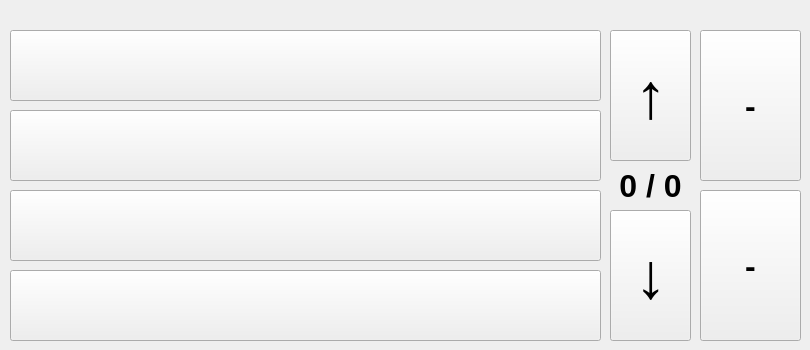
    <widget class="QWidget" name="ROUTE_S">
     <widget class="QPushButton" name="ROUTE_S_SELECT_2">
      <property name="geometry">
       <rect>
        <x>700</x>
        <y>190</y>
        <width>101</width>
        <height>151</height>
       </rect>
      </property>
      <property name="font">
       <font>
        <pointsize>24</pointsize>
        <weight>75</weight>
        <italic>false</italic>
        <bold>true</bold>
       </font>
      </property>
      <property name="focusPolicy">
       <enum>Qt::NoFocus</enum>
      </property>
      <property name="autoFillBackground">
       <bool>false</bool>
      </property>
      <property name="locale">
       <locale language="Turkish" country="Turkey"/>
      </property>
      <property name="text">
       <string>-</string>
      </property>
     </widget>
     <widget class="QPushButton" name="ROUTE_S_SELECT_1">
      <property name="geometry">
       <rect>
        <x>700</x>
        <y>30</y>
        <width>101</width>
        <height>151</height>
       </rect>
      </property>
      <property name="font">
       <font>
        <pointsize>24</pointsize>
        <weight>75</weight>
        <italic>false</italic>
        <bold>true</bold>
       </font>
      </property>
      <property name="focusPolicy">
       <enum>Qt::NoFocus</enum>
      </property>
      <property name="autoFillBackground">
       <bool>false</bool>
      </property>
      <property name="locale">
       <locale language="Turkish" country="Turkey"/>
      </property>
      <property name="text">
       <string>-</string>
      </property>
     </widget>
     <widget class="QPushButton" name="ROUTE_S_3">
      <property name="geometry">
       <rect>
        <x>10</x>
        <y>190</y>
        <width>591</width>
        <height>71</height>
       </rect>
      </property>
      <property name="font">
       <font>
        <pointsize>22</pointsize>
        <weight>75</weight>
        <italic>false</italic>
        <bold>true</bold>
       </font>
      </property>
      <property name="focusPolicy">
       <enum>Qt::NoFocus</enum>
      </property>
      <property name="autoFillBackground">
       <bool>false</bool>
      </property>
      <property name="locale">
       <locale language="Turkish" country="Turkey"/>
      </property>
      <property name="text">
       <string/>
      </property>
     </widget>
     <widget class="QPushButton" name="ROUTE_S_4">
      <property name="geometry">
       <rect>
        <x>10</x>
        <y>270</y>
        <width>591</width>
        <height>71</height>
       </rect>
      </property>
      <property name="font">
       <font>
        <pointsize>22</pointsize>
        <weight>75</weight>
        <italic>false</italic>
        <bold>true</bold>
       </font>
      </property>
      <property name="focusPolicy">
       <enum>Qt::NoFocus</enum>
      </property>
      <property name="autoFillBackground">
       <bool>false</bool>
      </property>
      <property name="locale">
       <locale language="Turkish" country="Turkey"/>
      </property>
      <property name="text">
       <string/>
      </property>
     </widget>
     <widget class="QPushButton" name="ROUTE_S_1">
      <property name="geometry">
       <rect>
        <x>10</x>
        <y>30</y>
        <width>591</width>
        <height>71</height>
       </rect>
      </property>
      <property name="font">
       <font>
        <pointsize>22</pointsize>
        <weight>75</weight>
        <italic>false</italic>
        <bold>true</bold>
       </font>
      </property>
      <property name="focusPolicy">
       <enum>Qt::NoFocus</enum>
      </property>
      <property name="autoFillBackground">
       <bool>false</bool>
      </property>
      <property name="locale">
       <locale language="Turkish" country="Turkey"/>
      </property>
      <property name="text">
       <string/>
      </property>
     </widget>
     <widget class="QPushButton" name="ROUTE_S_2">
      <property name="geometry">
       <rect>
        <x>10</x>
        <y>110</y>
        <width>591</width>
        <height>71</height>
       </rect>
      </property>
      <property name="font">
       <font>
        <pointsize>22</pointsize>
        <weight>75</weight>
        <italic>false</italic>
        <bold>true</bold>
       </font>
      </property>
      <property name="focusPolicy">
       <enum>Qt::NoFocus</enum>
      </property>
      <property name="autoFillBackground">
       <bool>false</bool>
      </property>
      <property name="locale">
       <locale language="Turkish" country="Turkey"/>
      </property>
      <property name="text">
       <string/>
      </property>
     </widget>
     <widget class="QPushButton" name="ROUTE_S_UP">
      <property name="geometry">
       <rect>
        <x>610</x>
        <y>30</y>
        <width>81</width>
        <height>131</height>
       </rect>
      </property>
      <property name="font">
       <font>
        <pointsize>48</pointsize>
        <weight>75</weight>
        <bold>true</bold>
       </font>
      </property>
      <property name="focusPolicy">
       <enum>Qt::NoFocus</enum>
      </property>
      <property name="autoFillBackground">
       <bool>false</bool>
      </property>
      <property name="text">
       <string>↑</string>
      </property>
      <property name="checkable">
       <bool>false</bool>
      </property>
      <property name="checked">
       <bool>false</bool>
      </property>
      <property name="autoDefault">
       <bool>false</bool>
      </property>
      <property name="default">
       <bool>false</bool>
      </property>
      <property name="flat">
       <bool>false</bool>
      </property>
     </widget>
     <widget class="QPushButton" name="ROUTE_S_DOWN">
      <property name="geometry">
       <rect>
        <x>610</x>
        <y>210</y>
        <width>81</width>
        <height>131</height>
       </rect>
      </property>
      <property name="font">
       <font>
        <pointsize>48</pointsize>
        <weight>75</weight>
        <bold>true</bold>
       </font>
      </property>
      <property name="focusPolicy">
       <enum>Qt::NoFocus</enum>
      </property>
      <property name="autoFillBackground">
       <bool>false</bool>
      </property>
      <property name="text">
       <string>↓</string>
      </property>
      <property name="checkable">
       <bool>false</bool>
      </property>
      <property name="checked">
       <bool>false</bool>
      </property>
      <property name="autoDefault">
       <bool>false</bool>
      </property>
      <property name="default">
       <bool>false</bool>
      </property>
      <property name="flat">
       <bool>false</bool>
      </property>
     </widget>
     <widget class="QLabel" name="ROUTE_S_LABEL_PAGE">
      <property name="geometry">
       <rect>
        <x>610</x>
        <y>165</y>
        <width>81</width>
        <height>41</height>
       </rect>
      </property>
      <property name="font">
       <font>
        <pointsize>24</pointsize>
        <weight>75</weight>
        <italic>false</italic>
        <bold>true</bold>
       </font>
      </property>
      <property name="text">
       <string>0 / 0</string>
      </property>
      <property name="alignment">
       <set>Qt::AlignCenter</set>
      </property>
     </widget>
    </widget>
